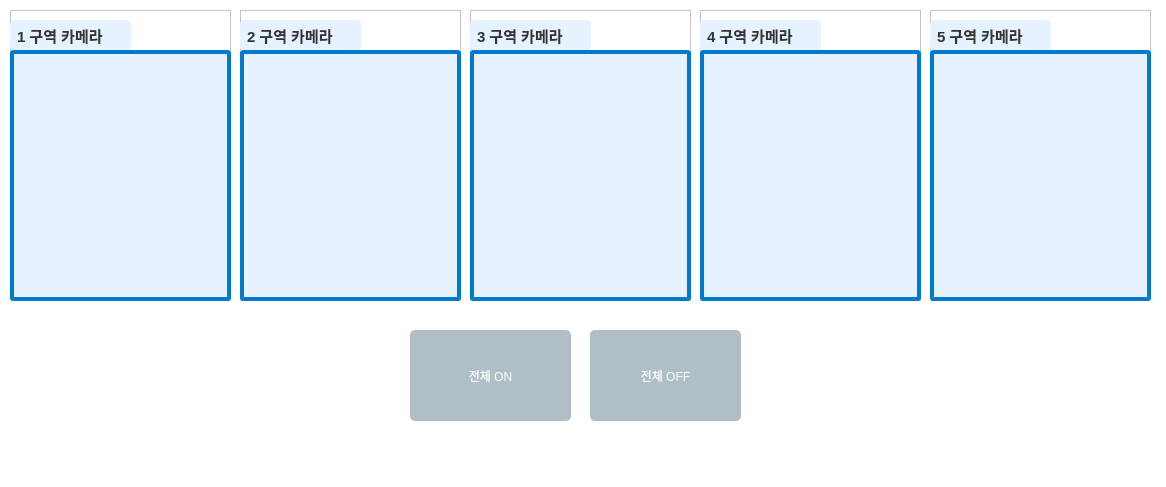
<?xml version="1.0" encoding="UTF-8"?>
<ui version="4.0">
 <class>AllSettingsWindow</class>
 <widget class="QWidget" name="AllSettingsWindow">
  <property name="geometry">
   <rect>
    <x>0</x>
    <y>0</y>
    <width>1166</width>
    <height>487</height>
   </rect>
  </property>
  <property name="windowTitle">
   <string>전체 설정</string>
  </property>
  <property name="styleSheet">
   <string notr="true">QWidget {
    background-color: white;
}

QGroupBox {
    border: 2px solid #007acc;
    border-radius: 5px;
    margin-top: 10px;
}
QGroupBox::title {
    subcontrol-origin: margin; 
    left: 10px;
    padding: 2px;
    color: #007acc;
    font-size: 6pt;
    font-weight: bold;
    font-family: &quot;맑은 고딕&quot;, &quot;Malgun Gothic&quot;, sans-serif;
}
QPushButton {
   /* background-color: #007acc;*/
    background-color: #B0BEC5;
    color: white;
    border-radius: 5px;
    padding: 5px;
}

QPushButton:hover {
    background-color: #007acc;
}
QLabel {
         font-size: 9pt;
         font-weight: bold;
         color: #333333;
background-color: #e6f2ff;
border-radius: 4px;
padding: 3px;

     }

</string>
  </property>
  <widget class="QLabel" name="img_valve4">
   <property name="geometry">
    <rect>
     <x>360</x>
     <y>20</y>
     <width>16</width>
     <height>17</height>
    </rect>
   </property>
  </widget>
  <widget class="QLabel" name="img_valve5">
   <property name="geometry">
    <rect>
     <x>470</x>
     <y>20</y>
     <width>16</width>
     <height>17</height>
    </rect>
   </property>
  </widget>
  <widget class="QPushButton" name="btn_all_on">
   <property name="geometry">
    <rect>
     <x>410</x>
     <y>330</y>
     <width>161</width>
     <height>91</height>
    </rect>
   </property>
   <property name="styleSheet">
    <string notr="true">QPushButton:pressed {
    background-color: #3b6e8f;
}</string>
   </property>
   <property name="text">
    <string>전체 ON</string>
   </property>
  </widget>
  <widget class="QPushButton" name="btn_all_off">
   <property name="geometry">
    <rect>
     <x>590</x>
     <y>330</y>
     <width>151</width>
     <height>91</height>
    </rect>
   </property>
   <property name="text">
    <string>전체 OFF</string>
   </property>
  </widget>
  <widget class="QFrame" name="frame1">
   <property name="geometry">
    <rect>
     <x>10</x>
     <y>10</y>
     <width>221</width>
     <height>291</height>
    </rect>
   </property>
   <property name="frameShape">
    <enum>QFrame::StyledPanel</enum>
   </property>
   <property name="frameShadow">
    <enum>QFrame::Raised</enum>
   </property>
   <widget class="QLabel" name="label_10">
    <property name="geometry">
     <rect>
      <x>0</x>
      <y>10</y>
      <width>121</width>
      <height>31</height>
     </rect>
    </property>
    <property name="styleSheet">
     <string notr="true">font : 15px;
 font-weight: bold;</string>
    </property>
    <property name="text">
     <string>1 구역 카메라</string>
    </property>
   </widget>
   <widget class="QLabel" name="Camera2_9">
    <property name="geometry">
     <rect>
      <x>0</x>
      <y>40</y>
      <width>221</width>
      <height>251</height>
     </rect>
    </property>
    <property name="styleSheet">
     <string notr="true">border: 4px solid #007acc;

    padding: 0px;
    margin: 0px;

</string>
    </property>
    <property name="text">
     <string/>
    </property>
    <property name="pixmap">
     <pixmap>valve.png</pixmap>
    </property>
    <property name="scaledContents">
     <bool>true</bool>
    </property>
   </widget>
  </widget>
  <widget class="QFrame" name="frame1_2">
   <property name="geometry">
    <rect>
     <x>240</x>
     <y>10</y>
     <width>221</width>
     <height>291</height>
    </rect>
   </property>
   <property name="frameShape">
    <enum>QFrame::StyledPanel</enum>
   </property>
   <property name="frameShadow">
    <enum>QFrame::Raised</enum>
   </property>
   <widget class="QLabel" name="label_11">
    <property name="geometry">
     <rect>
      <x>0</x>
      <y>10</y>
      <width>121</width>
      <height>31</height>
     </rect>
    </property>
    <property name="styleSheet">
     <string notr="true">font : 15px;
 font-weight: bold;</string>
    </property>
    <property name="text">
     <string>2 구역 카메라</string>
    </property>
   </widget>
   <widget class="QLabel" name="Camera2_10">
    <property name="geometry">
     <rect>
      <x>0</x>
      <y>40</y>
      <width>221</width>
      <height>251</height>
     </rect>
    </property>
    <property name="styleSheet">
     <string notr="true">border: 4px solid #007acc;

    padding: 0px;
    margin: 0px;

</string>
    </property>
    <property name="text">
     <string/>
    </property>
    <property name="pixmap">
     <pixmap>valve.png</pixmap>
    </property>
    <property name="scaledContents">
     <bool>true</bool>
    </property>
   </widget>
  </widget>
  <widget class="QFrame" name="frame1_3">
   <property name="geometry">
    <rect>
     <x>470</x>
     <y>10</y>
     <width>221</width>
     <height>291</height>
    </rect>
   </property>
   <property name="frameShape">
    <enum>QFrame::StyledPanel</enum>
   </property>
   <property name="frameShadow">
    <enum>QFrame::Raised</enum>
   </property>
   <widget class="QLabel" name="label_12">
    <property name="geometry">
     <rect>
      <x>0</x>
      <y>10</y>
      <width>121</width>
      <height>31</height>
     </rect>
    </property>
    <property name="styleSheet">
     <string notr="true">font : 15px;
 font-weight: bold;</string>
    </property>
    <property name="text">
     <string>3 구역 카메라</string>
    </property>
   </widget>
   <widget class="QLabel" name="Camera2_11">
    <property name="geometry">
     <rect>
      <x>0</x>
      <y>40</y>
      <width>221</width>
      <height>251</height>
     </rect>
    </property>
    <property name="styleSheet">
     <string notr="true">border: 4px solid #007acc;

    padding: 0px;
    margin: 0px;

</string>
    </property>
    <property name="text">
     <string/>
    </property>
    <property name="pixmap">
     <pixmap>valve.png</pixmap>
    </property>
    <property name="scaledContents">
     <bool>true</bool>
    </property>
   </widget>
  </widget>
  <widget class="QFrame" name="frame1_4">
   <property name="geometry">
    <rect>
     <x>700</x>
     <y>10</y>
     <width>221</width>
     <height>291</height>
    </rect>
   </property>
   <property name="frameShape">
    <enum>QFrame::StyledPanel</enum>
   </property>
   <property name="frameShadow">
    <enum>QFrame::Raised</enum>
   </property>
   <widget class="QLabel" name="label_13">
    <property name="geometry">
     <rect>
      <x>0</x>
      <y>10</y>
      <width>121</width>
      <height>31</height>
     </rect>
    </property>
    <property name="styleSheet">
     <string notr="true">font : 15px;
 font-weight: bold;</string>
    </property>
    <property name="text">
     <string>4 구역 카메라</string>
    </property>
   </widget>
   <widget class="QLabel" name="Camera2_12">
    <property name="geometry">
     <rect>
      <x>0</x>
      <y>40</y>
      <width>221</width>
      <height>251</height>
     </rect>
    </property>
    <property name="styleSheet">
     <string notr="true">border: 4px solid #007acc;

    padding: 0px;
    margin: 0px;

</string>
    </property>
    <property name="text">
     <string/>
    </property>
    <property name="pixmap">
     <pixmap>valve.png</pixmap>
    </property>
    <property name="scaledContents">
     <bool>true</bool>
    </property>
   </widget>
  </widget>
  <widget class="QFrame" name="frame1_5">
   <property name="geometry">
    <rect>
     <x>930</x>
     <y>10</y>
     <width>221</width>
     <height>291</height>
    </rect>
   </property>
   <property name="frameShape">
    <enum>QFrame::StyledPanel</enum>
   </property>
   <property name="frameShadow">
    <enum>QFrame::Raised</enum>
   </property>
   <widget class="QLabel" name="label_14">
    <property name="geometry">
     <rect>
      <x>0</x>
      <y>10</y>
      <width>121</width>
      <height>31</height>
     </rect>
    </property>
    <property name="styleSheet">
     <string notr="true">font : 15px;
 font-weight: bold;</string>
    </property>
    <property name="text">
     <string>5 구역 카메라</string>
    </property>
   </widget>
   <widget class="QLabel" name="Camera2_13">
    <property name="geometry">
     <rect>
      <x>0</x>
      <y>40</y>
      <width>221</width>
      <height>251</height>
     </rect>
    </property>
    <property name="styleSheet">
     <string notr="true">border: 4px solid #007acc;

    padding: 0px;
    margin: 0px;

</string>
    </property>
    <property name="text">
     <string/>
    </property>
    <property name="pixmap">
     <pixmap>valve.png</pixmap>
    </property>
    <property name="scaledContents">
     <bool>true</bool>
    </property>
   </widget>
  </widget>
 </widget>
 <resources/>
 <connections/>
</ui>
